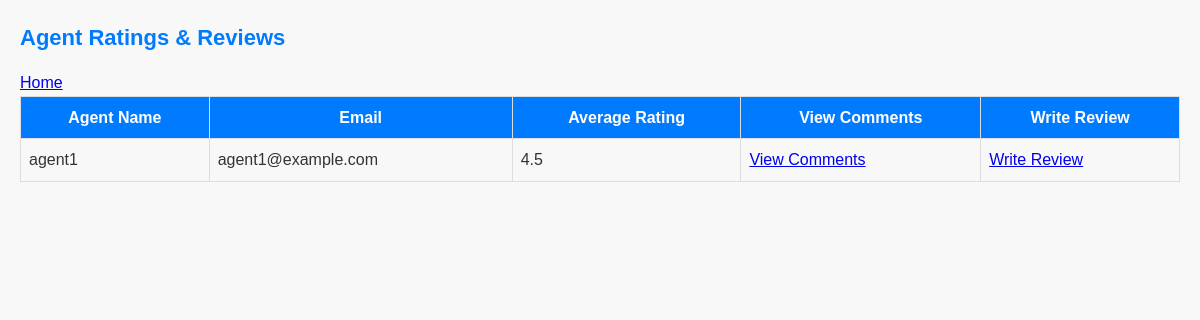
The app's page /buyer/agent_ratings.php with its own data.
### tables this page shows
CREATE TABLE Users (
    user_id INT AUTO_INCREMENT PRIMARY KEY,
    username VARCHAR(255) NOT NULL UNIQUE,
    password VARCHAR(255) NOT NULL,
    role ENUM('System Administrator', 'Real Estate Agent', 'Buyer', 'Seller') NOT NULL,
    email VARCHAR(255),
    phone VARCHAR(20),
    is_active BOOLEAN DEFAULT TRUE,
    last_login TIMESTAMP,
    created_at TIMESTAMP DEFAULT CURRENT_TIMESTAMP
);

### buyer/agent_ratings.php (the view, shortened to what this page needs)
<?php
$servername = "localhost";
$username = "root";
$password = "";
$dbname = "res";
$conn = new mysqli($servername, $username, $password, $dbname);
$sql = "SELECT u.user_id, u.username, u.email, AVG(r.rating) AS avg_rating
        FROM Users u
        LEFT JOIN Reviews r ON u.user_id = r.agent_id
        WHERE u.role = 'Real Estate Agent'
        GROUP BY u.user_id, u.username, u.email";
$result = $conn->query($sql);
?>
<!DOCTYPE html>
<html lang="en">
<head>
    <link rel="stylesheet" href="buyer.css">
</head>
<body>
    <h2>Agent Ratings & Reviews</h2>
    <a href="buyer.php">Home</a>
    <table>
        <thead>
            <tr>
                <th>Agent Name</th>
                <th>Email</th>
                <th>Average Rating</th>
                <th>View Comments</th>
                <th>Write Review</th>
            </tr>
        </thead>
        <tbody>
            <?php
            if ($result->num_rows > 0) {
                while ($row = $result->fetch_assoc()) {
                    echo "<tr>";
                    echo "<td>{$row['username']}</td>";
                    echo "<td>{$row['email']}</td>";
                    echo "<td>" . number_format($row['avg_rating'], 1) . "</td>";
                    echo "<td><a href='agent_comments.php?agent_id={$row['user_id']}'>View Comments</a></td>";
                    echo "<td><a href='write_review.php?agent_id={$row['user_id']}'>Write Review</a></td>";
                    echo "</tr>";
                }
            } else {
                echo "<tr><td colspan='5'>No agents found.</td></tr>";
            }
            ?>
        </tbody>
    </table>
</body>
</html>

### buyer/buyer.css (style rules this page uses)
body, h1, h2, h3, p, ul, li, table, th, td { margin: 0; padding: 0; }
body { font-family: Arial, sans-serif; line-height: 1.6; background-color: #f8f8f8; color: #333; padding: 20px; }
h2 { color: #007bff; font-size: 22px; margin-bottom: 15px; }
table { width: 100%; border-collapse: collapse; }
th, td { border: 1px solid #ddd; padding: 8px; }
th { background-color: #007bff; color: #fff; }

### records on screen
users: username "agent1", email "agent1@example.com", avg_rating "4.5"
